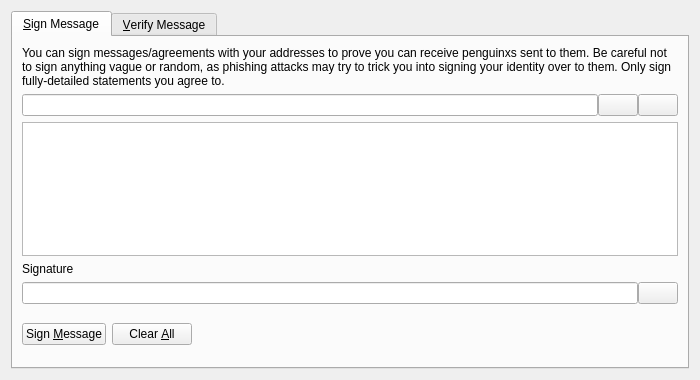
<?xml version="1.0" encoding="UTF-8"?>
<ui version="4.0">
 <class>SignVerifyMessageDialog</class>
 <widget class="QDialog" name="SignVerifyMessageDialog">
  <property name="geometry">
   <rect>
    <x>0</x>
    <y>0</y>
    <width>700</width>
    <height>380</height>
   </rect>
  </property>
  <property name="windowTitle">
   <string>Signatures - Sign / Verify a Message</string>
  </property>
  <property name="modal">
   <bool>true</bool>
  </property>
  <layout class="QVBoxLayout" name="verticalLayout">
   <item>
    <widget class="QTabWidget" name="tabWidget">
     <property name="currentIndex">
      <number>0</number>
     </property>
     <widget class="QWidget" name="tabSignMessage">
      <attribute name="title">
       <string>&amp;Sign Message</string>
      </attribute>
      <layout class="QVBoxLayout" name="verticalLayout_SM">
       <item>
        <widget class="QLabel" name="infoLabel_SM">
         <property name="text">
          <string>You can sign messages/agreements with your addresses to prove you can receive penguinxs sent to them. Be careful not to sign anything vague or random, as phishing attacks may try to trick you into signing your identity over to them. Only sign fully-detailed statements you agree to.</string>
         </property>
         <property name="textFormat">
          <enum>Qt::PlainText</enum>
         </property>
         <property name="wordWrap">
          <bool>true</bool>
         </property>
        </widget>
       </item>
       <item>
        <layout class="QHBoxLayout" name="horizontalLayout_1_SM">
         <property name="spacing">
          <number>0</number>
         </property>
         <item>
          <widget class="QValidatedLineEdit" name="addressIn_SM">
           <property name="toolTip">
            <string>The PenguinX address to sign the message with</string>
           </property>
          </widget>
         </item>
         <item>
          <widget class="QPushButton" name="addressBookButton_SM">
           <property name="toolTip">
            <string>Choose previously used address</string>
           </property>
           <property name="text">
            <string/>
           </property>
           <property name="icon">
            <iconset resource="../bitcoin.qrc">
             <normaloff>:/icons/address-book</normaloff>:/icons/address-book</iconset>
           </property>
           <property name="shortcut">
            <string>Alt+A</string>
           </property>
           <property name="autoDefault">
            <bool>false</bool>
           </property>
          </widget>
         </item>
         <item>
          <widget class="QPushButton" name="pasteButton_SM">
           <property name="toolTip">
            <string>Paste address from clipboard</string>
           </property>
           <property name="text">
            <string/>
           </property>
           <property name="icon">
            <iconset resource="../bitcoin.qrc">
             <normaloff>:/icons/editpaste</normaloff>:/icons/editpaste</iconset>
           </property>
           <property name="shortcut">
            <string>Alt+P</string>
           </property>
           <property name="autoDefault">
            <bool>false</bool>
           </property>
          </widget>
         </item>
        </layout>
       </item>
       <item>
        <widget class="QPlainTextEdit" name="messageIn_SM">
         <property name="toolTip">
          <string>Enter the message you want to sign here</string>
         </property>
        </widget>
       </item>
       <item>
        <widget class="QLabel" name="signatureLabel_SM">
         <property name="text">
          <string>Signature</string>
         </property>
         <property name="textFormat">
          <enum>Qt::PlainText</enum>
         </property>
        </widget>
       </item>
       <item>
        <layout class="QHBoxLayout" name="horizontalLayout_2_SM">
         <property name="spacing">
          <number>0</number>
         </property>
         <item>
          <widget class="QLineEdit" name="signatureOut_SM">
           <property name="font">
            <font>
             <italic>true</italic>
            </font>
           </property>
           <property name="readOnly">
            <bool>true</bool>
           </property>
          </widget>
         </item>
         <item>
          <widget class="QPushButton" name="copySignatureButton_SM">
           <property name="toolTip">
            <string>Copy the current signature to the system clipboard</string>
           </property>
           <property name="text">
            <string/>
           </property>
           <property name="icon">
            <iconset resource="../bitcoin.qrc">
             <normaloff>:/icons/editcopy</normaloff>:/icons/editcopy</iconset>
           </property>
           <property name="autoDefault">
            <bool>false</bool>
           </property>
          </widget>
         </item>
        </layout>
       </item>
       <item>
        <layout class="QHBoxLayout" name="horizontalLayout_3_SM">
         <item>
          <widget class="QPushButton" name="signMessageButton_SM">
           <property name="toolTip">
            <string>Sign the message to prove you own this PenguinX address</string>
           </property>
           <property name="text">
            <string>Sign &amp;Message</string>
           </property>
           <property name="icon">
            <iconset resource="../bitcoin.qrc">
             <normaloff>:/icons/edit</normaloff>:/icons/edit</iconset>
           </property>
           <property name="autoDefault">
            <bool>false</bool>
           </property>
          </widget>
         </item>
         <item>
          <widget class="QPushButton" name="clearButton_SM">
           <property name="toolTip">
            <string>Reset all sign message fields</string>
           </property>
           <property name="text">
            <string>Clear &amp;All</string>
           </property>
           <property name="icon">
            <iconset resource="../bitcoin.qrc">
             <normaloff>:/icons/remove</normaloff>:/icons/remove</iconset>
           </property>
           <property name="autoDefault">
            <bool>false</bool>
           </property>
          </widget>
         </item>
         <item>
          <spacer name="horizontalSpacer_1_SM">
           <property name="orientation">
            <enum>Qt::Horizontal</enum>
           </property>
           <property name="sizeHint" stdset="0">
            <size>
             <width>40</width>
             <height>48</height>
            </size>
           </property>
          </spacer>
         </item>
         <item>
          <widget class="QLabel" name="statusLabel_SM">
           <property name="font">
            <font>
             <weight>75</weight>
             <bold>true</bold>
            </font>
           </property>
           <property name="text">
            <string/>
           </property>
           <property name="wordWrap">
            <bool>true</bool>
           </property>
          </widget>
         </item>
         <item>
          <spacer name="horizontalSpacer_2_SM">
           <property name="orientation">
            <enum>Qt::Horizontal</enum>
           </property>
           <property name="sizeHint" stdset="0">
            <size>
             <width>40</width>
             <height>48</height>
            </size>
           </property>
          </spacer>
         </item>
        </layout>
       </item>
      </layout>
     </widget>
     <widget class="QWidget" name="tabVerifyMessage">
      <attribute name="title">
       <string>&amp;Verify Message</string>
      </attribute>
      <layout class="QVBoxLayout" name="verticalLayout_VM">
       <item>
        <widget class="QLabel" name="infoLabel_VM">
         <property name="text">
          <string>Enter the receiver's address, message (ensure you copy line breaks, spaces, tabs, etc. exactly) and signature below to verify the message. Be careful not to read more into the signature than what is in the signed message itself, to avoid being tricked by a man-in-the-middle attack. Note that this only proves the signing party receives with the address, it cannot prove sendership of any transaction!</string>
         </property>
         <property name="textFormat">
          <enum>Qt::PlainText</enum>
         </property>
         <property name="alignment">
          <set>Qt::AlignLeading|Qt::AlignLeft|Qt::AlignTop</set>
         </property>
         <property name="wordWrap">
          <bool>true</bool>
         </property>
        </widget>
       </item>
       <item>
        <layout class="QHBoxLayout" name="horizontalLayout_1_VM">
         <property name="spacing">
          <number>0</number>
         </property>
         <item>
          <widget class="QValidatedLineEdit" name="addressIn_VM">
           <property name="toolTip">
            <string>The PenguinX address the message was signed with</string>
           </property>
          </widget>
         </item>
         <item>
          <widget class="QPushButton" name="addressBookButton_VM">
           <property name="toolTip">
            <string>Choose previously used address</string>
           </property>
           <property name="text">
            <string/>
           </property>
           <property name="icon">
            <iconset resource="../bitcoin.qrc">
             <normaloff>:/icons/address-book</normaloff>:/icons/address-book</iconset>
           </property>
           <property name="shortcut">
            <string>Alt+A</string>
           </property>
           <property name="autoDefault">
            <bool>false</bool>
           </property>
          </widget>
         </item>
        </layout>
       </item>
       <item>
        <widget class="QPlainTextEdit" name="messageIn_VM"/>
       </item>
       <item>
        <widget class="QValidatedLineEdit" name="signatureIn_VM"/>
       </item>
       <item>
        <layout class="QHBoxLayout" name="horizontalLayout_2_VM">
         <item>
          <widget class="QPushButton" name="verifyMessageButton_VM">
           <property name="toolTip">
            <string>Verify the message to ensure it was signed with the specified PenguinX address</string>
           </property>
           <property name="text">
            <string>Verify &amp;Message</string>
           </property>
           <property name="icon">
            <iconset resource="../bitcoin.qrc">
             <normaloff>:/icons/transaction_0</normaloff>:/icons/transaction_0</iconset>
           </property>
           <property name="autoDefault">
            <bool>false</bool>
           </property>
          </widget>
         </item>
         <item>
          <widget class="QPushButton" name="clearButton_VM">
           <property name="toolTip">
            <string>Reset all verify message fields</string>
           </property>
           <property name="text">
            <string>Clear &amp;All</string>
           </property>
           <property name="icon">
            <iconset resource="../bitcoin.qrc">
             <normaloff>:/icons/remove</normaloff>:/icons/remove</iconset>
           </property>
           <property name="autoDefault">
            <bool>false</bool>
           </property>
          </widget>
         </item>
         <item>
          <spacer name="horizontalSpacer_1_VM">
           <property name="orientation">
            <enum>Qt::Horizontal</enum>
           </property>
           <property name="sizeHint" stdset="0">
            <size>
             <width>40</width>
             <height>48</height>
            </size>
           </property>
          </spacer>
         </item>
         <item>
          <widget class="QLabel" name="statusLabel_VM">
           <property name="font">
            <font>
             <weight>75</weight>
             <bold>true</bold>
            </font>
           </property>
           <property name="text">
            <string/>
           </property>
           <property name="wordWrap">
            <bool>true</bool>
           </property>
          </widget>
         </item>
         <item>
          <spacer name="horizontalSpacer_2_VM">
           <property name="orientation">
            <enum>Qt::Horizontal</enum>
           </property>
           <property name="sizeHint" stdset="0">
            <size>
             <width>40</width>
             <height>48</height>
            </size>
           </property>
          </spacer>
         </item>
        </layout>
       </item>
      </layout>
     </widget>
    </widget>
   </item>
  </layout>
 </widget>
 <customwidgets>
  <customwidget>
   <class>QValidatedLineEdit</class>
   <extends>QLineEdit</extends>
   <header>qvalidatedlineedit.h</header>
  </customwidget>
 </customwidgets>
 <resources>
  <include location="../bitcoin.qrc"/>
 </resources>
 <connections/>
</ui>
